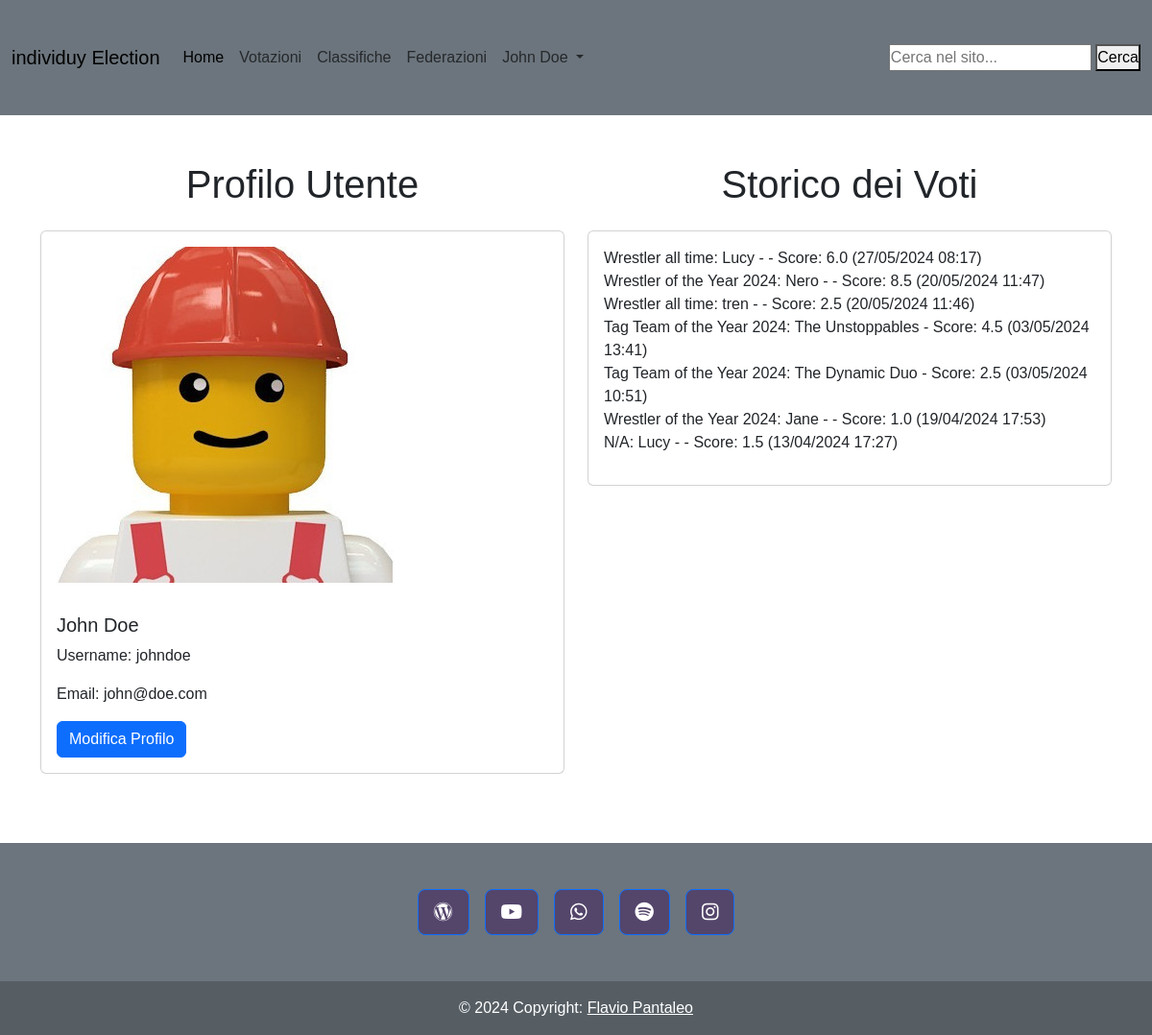
The app's page /index.php?page=user (signed in) with its own data.
### tables this page shows
CREATE TABLE `users` (
  `id_user` int(11) NOT NULL,
  `fullname` varchar(200) DEFAULT NULL,
  `email` varchar(200) DEFAULT NULL,
  `username` varchar(200) DEFAULT NULL,
  `image_path` varchar(200) DEFAULT NULL,
  `password` varchar(200) DEFAULT NULL,
  `created_at` timestamp NOT NULL DEFAULT current_timestamp(),
  `role` varchar(50) DEFAULT 'user',
  `reset_token` varchar(255) DEFAULT NULL,
  `token_expiry` datetime DEFAULT NULL
);

CREATE TABLE `votes` (
  `id_votes` int(11) NOT NULL,
  `id_ranking` int(11) DEFAULT NULL,
  `id_wrestler` int(11) DEFAULT NULL,
  `id_tag_team` int(11) DEFAULT NULL,
  `id_federation` int(11) DEFAULT NULL,
  `id_user` int(11) DEFAULT NULL,
  `score` decimal(3,1) DEFAULT NULL,
  `year` int(11) DEFAULT NULL,
  `created_at` timestamp NOT NULL DEFAULT current_timestamp()
);

CREATE TABLE `list_ranking` (
  `id_ranking` int(11) NOT NULL,
  `ranking_name` varchar(200) DEFAULT NULL,
  `description` text DEFAULT NULL,
  `ranking` varchar(255) NOT NULL,
  `status` int(3) DEFAULT NULL,
  `category_id` int(11) DEFAULT NULL,
  `include_inactive` tinyint(1) DEFAULT 0
);

CREATE TABLE `wrestlers` (
  `id_wrestler` int(11) NOT NULL,
  `name` varchar(200) DEFAULT NULL,
  `country` varchar(200) DEFAULT NULL,
  `category_id` int(11) DEFAULT NULL,
  `federation_id` int(11) DEFAULT NULL,
  `is_active` tinyint(1) DEFAULT 1
);

CREATE TABLE `tag_teams` (
  `id_tag_team` int(11) NOT NULL,
  `name` varchar(200) DEFAULT NULL,
  `country` varchar(200) DEFAULT NULL,
  `category_id` int(11) DEFAULT NULL,
  `federation_id` int(11) DEFAULT NULL,
  `is_active` tinyint(1) DEFAULT 1
);

### app/Controllers/UserController.php (called while the page is built, shortened)
<?php
class UserController {
    private $userDAO;
    public function __construct() {
        $this->userDAO = new UserDAO();
    }
    public function getSingleUser($id) {
        return $this->userDAO->getSingleUser($id);
    }
}

### app/Core/DB.php (called while the page is built, shortened)
<?php
class DB {
    protected function connect (){
        try {
            $localHost = $_ENV['DB_HOST'];
            $dbname = $_ENV['DB_NAME'];
            $user = $_ENV['DB_USER'];
            $pass = $_ENV['DB_PASS'];
            $conn = new PDO("mysql:host=".$localHost.";dbname=".$dbname.";",$user, $pass);
            return $conn;
        } catch (PDOException $e) {
            echo $e->getMessage() . "<br> Database Connection Error";
            die();
        }
    }
}
?>

### app/DAO/UserDao.php (called while the page is built, shortened)
<?php
class UserDAO extends DB {
    public function getSingleUser($id) {
        try {
            $stmt = $this->connect()->prepare("SELECT * FROM users WHERE id_user = ?");
            $stmt->execute([$id]);
            $userDB = $stmt->fetch(PDO::FETCH_ASSOC);
            if ($userDB) {
                return new User($userDB['id_user'], $userDB['fullname'], $userDB['email'], $userDB['username'], $userDB['image_path'], $userDB['role']);
            }
            return null;
        } catch (PDOException $e) {
            error_log("PDOException in getSingleUser: " . $e->getMessage());
            return null;
        }
    }
}

### app/Models/User.php (called while the page is built, shortened)
<?php
class User {
    public function __construct($id, $fullname, $email, $username, $user_pic, $role) {
        $this->fullname = $fullname;
        $this->email = $email;
        $this->username = $username;
        $this->user_pic = $user_pic;
    }
}
?>

### app/Controllers/VoteController.php (called while the page is built, shortened)
<?php
class VoteController {
    private $voteDAO;
    public function __construct() {
        $this->voteDAO = new VoteDAO();
    }
    public function getVoteHistoryByUserId($userId) {
        return $this->voteDAO->getVoteHistoryByUserId($userId);
    }
}

### app/DAO/VoteDAO.php (called while the page is built, shortened)
<?php
class VoteDAO extends DB {
    public function getVoteHistoryByUserId($userId) {
        try {
            $sql = "SELECT v.score, v.year,
                            w.name AS wrestler_name,
                            f.name AS federation_name,
                            t.name AS tag_team_name,
                            r.ranking_name,
                            v.created_at
                    FROM votes v
                    LEFT JOIN wrestlers w ON v.id_wrestler = w.id_wrestler
                    LEFT JOIN federations f ON v.id_federation = f.id_federation
                    LEFT JOIN tag_teams t ON v.id_tag_team = t.id_tag_team
                    LEFT JOIN list_ranking r ON v.id_ranking = r.id_ranking
                    WHERE v.id_user = ?
                    ORDER BY v.created_at DESC";
            $stmt = $this->connect()->prepare($sql);
            $stmt->execute([$userId]);
            return $stmt->fetchAll(PDO::FETCH_ASSOC);
        } catch (PDOException $e) {
            error_log("PDOException in getVoteHistoryByUserId: " . $e->getMessage());
            return [];
        }
    }
}

### resources/Views/user/user.php (the view)
<?php
if (isset($_SESSION['userId'])) {
    $userId = $_SESSION['userId'];
    $singleUser = $userController->getSingleUser($userId);
    $voteHistory = $voteController->getVoteHistoryByUserId($userId);
} else {
    echo "<script>window.location.href='http://" . $_SERVER['SERVER_NAME'] . "/individuyElection/index.php?page=home'</script>";
}
?>
<div class="container">
    <div class="row py-5 align-items-start">
        <div class="col-12 col-md-6 mb-4">
            <h1 class="text-center mb-4">Profilo Utente</h1>
            <div class="card h-100">
                <div class="profile-picture p-3">
                    <img src="<?php echo ROOT ?>/assets/img/users/<?php echo $singleUser->user_pic; ?>" class="img-fluid" alt="Immagine Profilo Utente">
                </div>
                <div class="card-body">
                    <h5 class="card-title"><?php echo htmlspecialchars($singleUser->fullname); ?></h5>
                    <p>Username: <?php echo htmlspecialchars($singleUser->username); ?></p>
                    <p>Email: <?php echo htmlspecialchars($singleUser->email); ?></p>
                    <a href="index.php?page=user-setting" class="btn btn-primary">Modifica Profilo</a>
                </div>
            </div>
        </div>
        <div class="col-12 col-md-6 mb-4">
            <h1 class="text-center mb-4">Storico dei Voti</h1>
            <div class="card h-100">
                <div class="card-body">
                    <ul class="list-unstyled">
                        <?php foreach ($voteHistory as $vote): ?>
                            <li>
                                <?php
                                    $rankingName = htmlspecialchars($vote['ranking_name'] ?? 'N/A');
                                    $wrestlerName = htmlspecialchars($vote['wrestler_name'] ?? 'N/A');
                                    $federationName = htmlspecialchars($vote['federation_name'] ?? 'N/A');
                                    $tagTeamName = htmlspecialchars($vote['tag_team_name'] ?? 'N/A');
                                    $score = htmlspecialchars($vote['score']);
                                    $createdAt = date("d/m/Y H:i", strtotime($vote['created_at']));
                                    echo "{$rankingName}: " .
                                         ($wrestlerName !== 'N/A' ? "{$wrestlerName} - " : "") .
                                         ($federationName !== 'N/A' ? "{$federationName} - " : "") .
                                         ($tagTeamName !== 'N/A' ? "{$tagTeamName} - " : "- ") .
                                         "Score: {$score} ({$createdAt})";
                                ?>
                            </li>
                        <?php endforeach; ?>
                    </ul>
                </div>
            </div>
        </div>
    </div>
</div>

### includes/header.php (shortened to what this page needs)
<?php
if (isset($_SESSION['userId'])) {
    $userId = $_SESSION['userId'];
    $singleUser = $userController->getSingleUser($userId);
}
?>
<!DOCTYPE html>
<html lang="it">
<head>
    <link rel="stylesheet" href="<?php echo ROOT; ?>/node_modules/@fortawesome/fontawesome-free/css/all.min.css">
    <link rel="stylesheet" href="<?php echo ROOT; ?>/node_modules/bootstrap/">
    <link rel="stylesheet" href="<?php echo ROOT; ?>/assets/public/css/styles.css">
</head>
<body>
<header class="">
    <nav class="navbar navbar-expand-lg navbar-light bg-secondary">
        <div class="container-fluid">
            <a class="navbar-brand" href="index.php?page=home">individuy Election</a>
            <div class="collapse navbar-collapse" id="navbarSupportedContent">
            <ul class="navbar-nav me-auto mb-2 mb-lg-0">
                <li class="nav-item">
                <a class="nav-link active" aria-current="page" href="index.php?page=home">Home</a>
                </li>
                <li class="nav-item">
                    <a class="nav-link" href="index.php?page=lists">Votazioni</a>
                </li>
                <li class="nav-item">
                    <a class="nav-link" href="index.php?page=indice_classifiche">Classifiche</a>
                </li>
                <li class="nav-item">
                    <a class="nav-link" href="index.php?page=federation_list">Federazioni</a>
                </li>
                <li class="nav-item dropdown">
                    <a class="nav-link dropdown-toggle" href="#" id="navbarDropdown" role="button" data-bs-toggle="dropdown" aria-expanded="false">
                        <?= isset($_SESSION['fullname']) ? $singleUser->fullname : 'Utente' ?>
                    </a>
                </li>
            </ul>
            <form action="index.php?page=search" method="get">
                <input type="text" name="query" placeholder="Cerca nel sito..." required>
                <button type="submit">Cerca</button>
            </form>
            </div>
        </div>
    </nav>
</header>

### records on screen
users: fullname "John Doe", image_path (picture), username "johndoe", email "john@doe.com"
votes: id_ranking.ranking_name "Wrestler all time", id_wrestler.name "Lucy", score "6.0", created_at "27/05/2024 08:17"
votes: id_ranking.ranking_name "Wrestler of the Year 2024", id_wrestler.name "Nero", score "8.5", created_at "20/05/2024 11:47"
votes: id_ranking.ranking_name "Wrestler all time", id_wrestler.name "tren", score "2.5", created_at "20/05/2024 11:46"
votes: id_ranking.ranking_name "Tag Team of the Year 2024", id_tag_team.name "The Unstoppables", score "4.5", created_at "03/05/2024 13:41"
votes: id_ranking.ranking_name "Tag Team of the Year 2024", id_tag_team.name "The Dynamic Duo", score "2.5", created_at "03/05/2024 10:51"
votes: id_ranking.ranking_name "Wrestler of the Year 2024", id_wrestler.name "Jane", score "1.0", created_at "19/04/2024 17:53"
votes: rankingName "N/A", id_wrestler.name "Lucy", score "1.5", created_at "13/04/2024 17:27"
